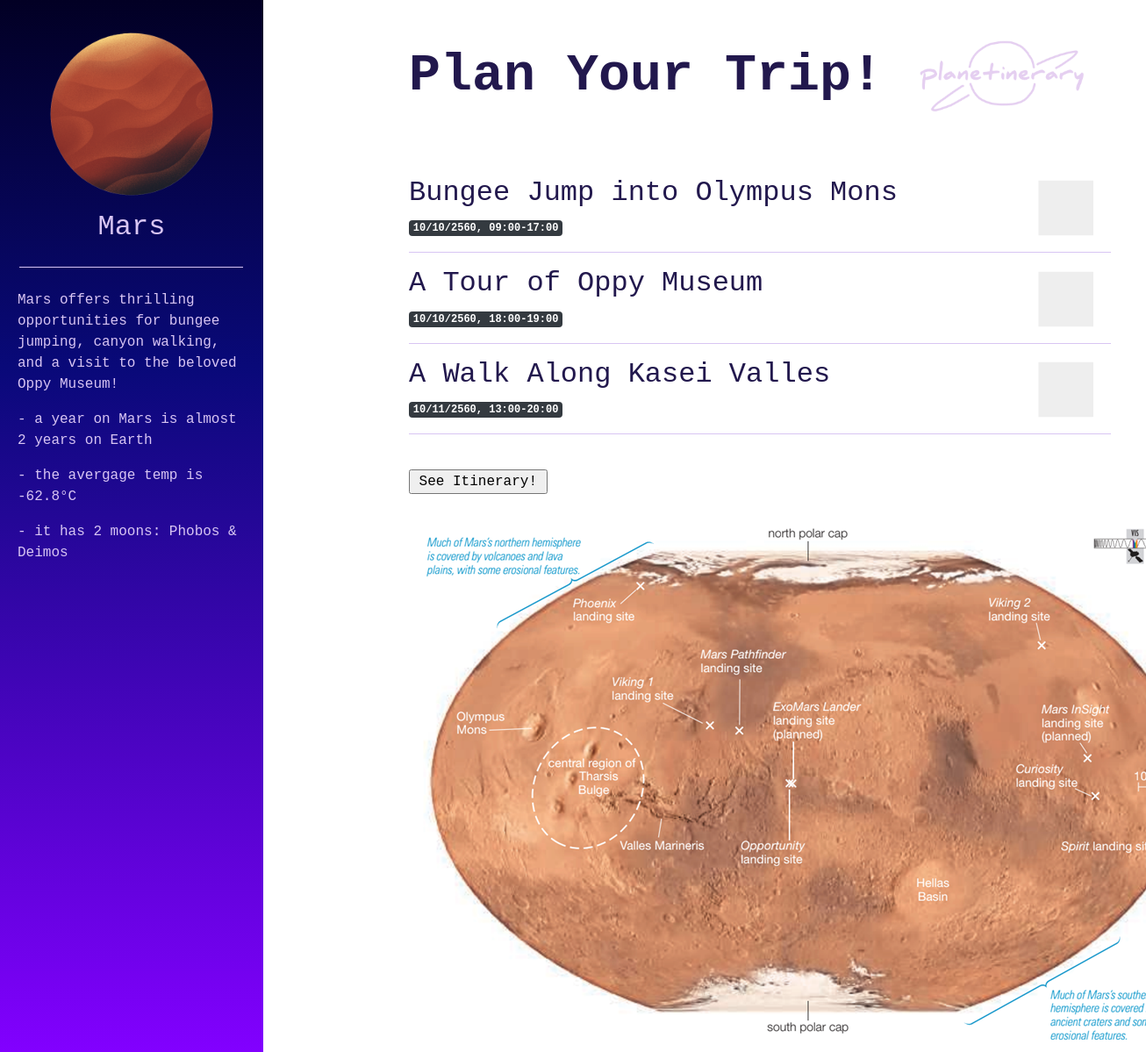
/mars, run on the app's committed database.
### tables this page shows
CREATE TABLE activities (
    id INTEGER PRIMARY KEY AUTOINCREMENT,
    title TEXT NOT NULL,
    content TEXT NOT NULL,
    time TEXT NOT NULL,
    image TEXT NOT NULL,
    added BOOLEAN NOT NULL
);

### app.py (the view)
@app.route('/mars')
def mars():
    conn = get_db_connection()
    activities = conn.execute('SELECT * FROM activities').fetchall()
    conn.close()
    return render_template('mars.html',activities=activities)

### app.py (called while the page is built)
def get_db_connection():
    conn = sqlite3.connect('database.db')
    conn.row_factory = sqlite3.Row
    return conn

### templates/mars.html (shortened to what this page needs)
{% extends 'base.html' %}
{% block content %}
<div class="content">
  <h1>{% block title %} Plan Your Trip! {% endblock %} <img src="{{url_for('static',filename='logo_small.png')}}" alt="logo"></h1>
  {% for activity in activities %}
      <a href="{{ url_for('activity', activity_id=activity['id']) }}">
          <h2>{{ activity['title'] }}</h2>
      </a>
      <form action={{ url_for("setAdded")}} method="POST" action="https://postman-echo.com/post">
        <label class="box">
          <span class="check"></span>
        </label>
        <span class="badge badge-dark">{{ activity['time'] }}</span>
        <hr id="activitySplit">
  {% endfor %}
  <br>
  <input id="submitBox" type="submit" name="submit" value=" See Itinerary! "/>
  <br>
  <br>
  </form>
  <img src="{{url_for('static',filename='mars_map.png')}}" alt="mars map">
</div>
<div class="sidenav">
  <img src="{{url_for('static',filename='mars.png')}}" alt="mars small image">
  <h2> Mars </h2>
  <hr>
  <p> Mars offers thrilling opportunities for bungee jumping,
    canyon walking, and a visit to the beloved Oppy Museum! </p>
  <p> - a year on Mars is almost 2 years on Earth </p>
  <p> - the avergage temp is -62.8°C </p>
  <p> - it has 2 moons: Phobos & Deimos </p>
</div>
{% endblock %}

### static/css/style.css (style rules this page uses)
* { margin:0px; padding:0px; font-family: "Lucida Console", "Courier New", monospace; }
a { color:#22184d; }
h1 { color: #22184d; font-weight: bold; margin-top:50px; padding-bottom:20px; text-align: left; }
p { margin-right:150px; }
.content h1 { color: #22184d; font-weight: bold; text-align: left; padding-bottom: 50px; margin-top: 30px; font-size: 60px; }
.content { text-align: left; margin-left: 0px; padding-left: 300px; }
.sidenav { height: 100%; width: 300px; position: fixed; z-index: 1; top: 0; left: 0; background-color: rgb(2,0,36); background: linear-gradient(180deg, rgba(2,0,36,1) 0%, rgba(9,9,121,1) 35%, rgba(130,0,255,1) 100%); overflow-x: hidden; }
.sidenav h2 { color: #d8c5f3; font-size: 32px; padding: 10px; text-align: center; }
.sidenav img { margin-top: 30px; width: 200px; height: 200px; margin-left: auto; margin-right: auto; display: block; }
.sidenav p { color: #d8c5f3; font-size: 16px; margin-left: 20px; margin-right: 20px; }
.sidenav hr { border-color: #d8c5f3; width: 85%; margin-left: 22px; text-align: center; margin-bottom: 25px; }
#activitySplit { border-color: #d8c5f3; text-align: center; margin-right: 40px; }
.box { padding-right:70px; padding-bottom:55px; float:right; cursor: pointer; transform : scale(2.5); }
.check { position: absolute; top: 0; left: 0; height: 25px; width: 25px; background-color: #eee; }
.check:after { content: ""; position: absolute; display: none; }
.box .check:after { left: 10px; top: 7px; width: 5px; height: 10px; border: solid white; border-width: 0 3px 3px 0; -webkit-transform: rotate(45deg); -ms-transform: rotate(45deg); transform: rotate(45deg); }

### data on the page
activities: title "Bungee Jump into Olympus Mons", time "10/10/2560, 09:00-17:00"
activities: title "A Tour of Oppy Museum", time "10/10/2560, 18:00-19:00"
activities: title "A Walk Along Kasei Valles", time "10/11/2560, 13:00-20:00"
